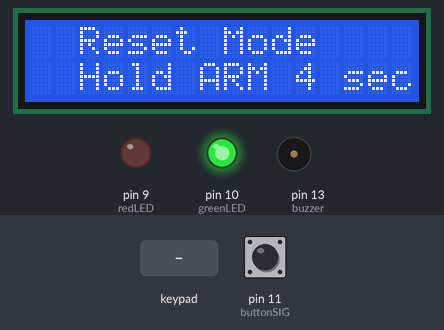
Simulated run of this sketch. Board: Arduino Uno, built with avr-gcc and run on an emulated ATmega328P. Shown: 16×2 character LCD, output pins drawn as LEDs (lit = HIGH), buzzer (waves = sounding). Inputs (shaded band) come from the test bench; at power-on: pin 11 (buttonSIG) HIGH. What the sketch prints to the serial monitor is not drawn.

Above: at 1.2 s.
1.3 s: pin 11 (buttonSIG) pulled LOW for 0.15 s
At 2.8 s:
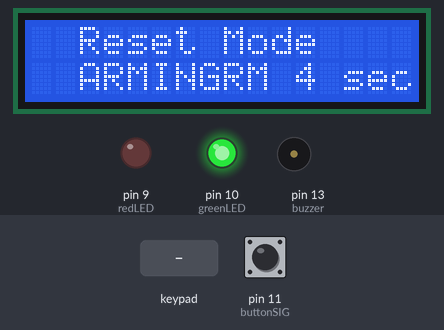
4.4 s: keypad keys 7 3 5 5 6 0 8 * pressed 0.4 s apart
At 8.9 s:
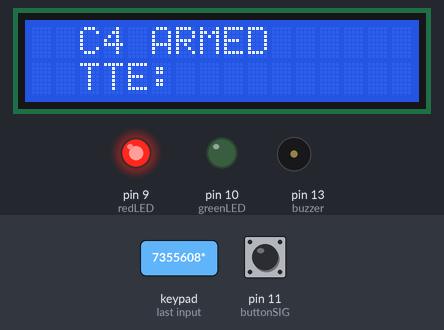
9.1 s: key '*' pressed
At 9.58 s:
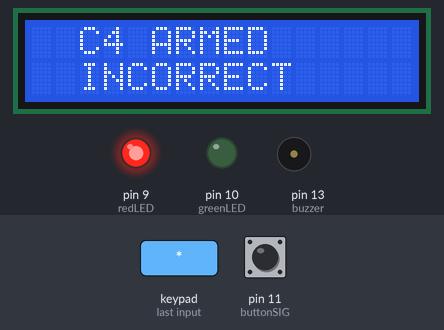
11.2 s: keypad keys 7 3 5 5 6 0 8 pressed 0.4 s apart
At 12.17 s:
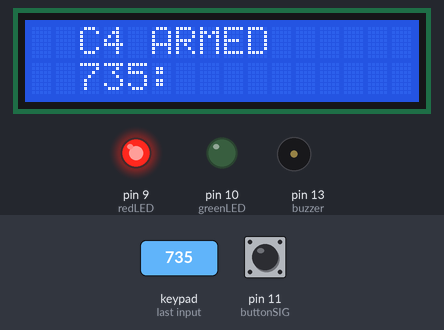
17.0 s: key '#' pressed
At 17.17 s:
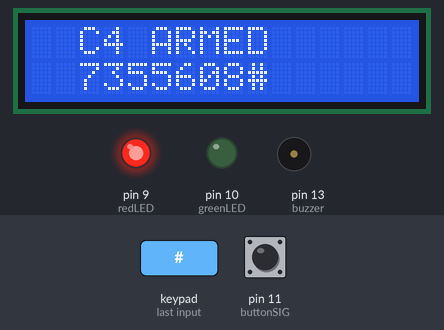
20.0 s: keypad keys 7 3 5 5 6 0 8 # pressed 0.4 s apart
At 22.98 s:
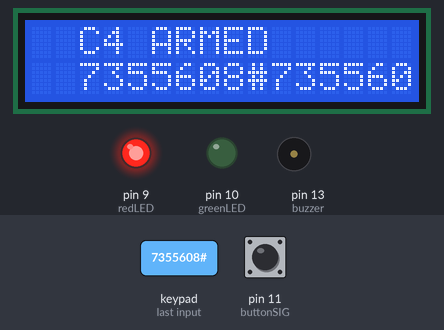
Timing chart, 0 to 24.5 s (numbered marks = the images above; inputs shaded):
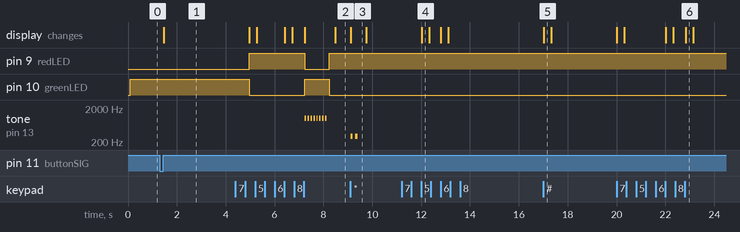

Measured:
- after the input at 1.3 s, the display: changes after 0.16 s (image 1)
- after the input at 4.4 s, tone on pin 13 (buzzer): alternates 1000 Hz for 0.06 s and silent for 0.06 s, 16 changes in all, then stays silent, starting after 2.8 s; the display: first changes after 0.57 s (image 2 shows a later state)
- after the input at 9.1 s, tone on pin 13 (buzzer): alternates 300 Hz for 0.10 s and silent for 0.10 s, 4 changes in all, then stays silent, starting at once; the display: changes at once (image 3)
- after the input at 11.2 s, the display: changes after 0.82 s (image 4)
- after the input at 17.0 s, the display: changes at once (image 5)
- after the input at 20.0 s, the display: first changes at once (image 6 shows a later state)
- what the display in image 3 shows lasts 0.7 s, from 9.1 s to 9.8 s

The sketch:

CSGO_Sculpture.ino
```cpp
/*
  CS:GO C4 Sculpture

  This working sculpture was developed for the Hungtown Airsoft battle that took place on 9/12/2020
  Author: Jacob Pawlak (call: W.D.Bird)
  Date: 09/11/2020

  The circuit:

*/

/******* INCLUDES  *******/

#include <Keypad.h>;
#include <Wire.h>;
#include <LiquidCrystal_I2C.h>


/******* CONSTANTS  *******/
// pins used: 2 3 4 5 6 7 8 9 10 11 12 A4(sda) A5(scl) 5v GND

//setting the number of rows and cols for the keypad
const byte keyRows = 4;
const byte keyCols = 3;
const byte lcdRows = 4;
const byte lcdCols = 16;

//making a keypad array to pass to the Keypad generator
char hexaKeys[keyRows][keyCols] = {
  {'1', '2', '3'},
  {'4', '5', '6'},
  {'7', '8', '9'},
  {'*', '0', '#'}
};

//making a byte array for the Keypad generator
byte rowPins[keyRows] = {8, 7, 6, 5};
byte colPins[keyCols] = {4, 3, 2};

//making the keypad
Keypad customKeypad = Keypad(makeKeymap(hexaKeys), rowPins, colPins, keyRows, keyCols);

//making the LCD screen
LiquidCrystal_I2C lcdScreen(0x27, lcdCols, lcdRows);


//setting pinNums for the lights, buzzer, and input pin
const int redLED = 9;
const int greenLED = 10;
const int buttonSIG = 11;
const int buzzer = 13;

//some useful vars for the loop and setup functions to use
bool armed = false;
int defaultRed = LOW;
int defaultGreen = HIGH;
int defaultButton = LOW;
String password = "7355608"; //change to 7355608 for authenticity
String userInput = ""; // empty string to init for the keypad input

//setting up some vars for the button holding (without dbounce because it doesnt matter here if i keep the arm lenght long enough
byte currSwitch, lastSwitch;
unsigned long timeStart;
unsigned long armedAt = 0;
bool bCheckingSwitch;
//these times are in milliseconds, so 3000 is 3 seconds
int armTime = 3500;
unsigned long bombTimer = 40000;


/******* SETUP ()  *******/


void setup() {

  //setting pins and serial output (for debugging)
  pinMode(redLED, OUTPUT);
  pinMode(greenLED, OUTPUT);
  pinMode(buttonSIG, INPUT_PULLUP);
  pinMode(buzzer, OUTPUT);
  Serial.begin(9600);

  //for the serial LCD
  Wire.begin();
  //setting up the screen
  lcdScreen.init();
  lcdScreen.backlight();
  lcdScreen.clear();
  lcdScreen.setCursor(2,0);
  lcdScreen.print("Reset Mode");
  lcdScreen.setCursor(2,1);
  lcdScreen.print("Hold ARM 4 sec");

  // set initial LED states
  digitalWrite(redLED, defaultRed);
  digitalWrite(greenLED, defaultGreen);
  Serial.println(password);

  //get the state of the button (should be low!)
  bCheckingSwitch = false;
  lastSwitch = digitalRead(buttonSIG);

}


/******* LOOP ()  *******/


void loop() {

    //read the state of the input button
    currSwitch = digitalRead( buttonSIG );
    //if we have a difference in state then we need to start count for the arming
    if( currSwitch != lastSwitch )
    {
        if( currSwitch == HIGH )
        {
            //start the counter for the button hold
            timeStart = millis();
            Serial.println("ARMING");
            lcdScreen.setCursor(2,2);
            lcdScreen.print("ARMING");
            bCheckingSwitch = true;
        }
        else
        {
            //at this point the switch has gone from pressed to depressed
            bCheckingSwitch = false;
            lcdScreen.clear();
            lcdScreen.setCursor(2,0);
            lcdScreen.print("Reset Mode");
            lcdScreen.setCursor(2,1);
            lcdScreen.print("Hold ARM 4 sec");
        }

        lastSwitch = currSwitch;
    }

    //if we are going to look for the counter
    if( bCheckingSwitch )
    {
        //if we have found the button to have been pressed for longer than the armTime, the bomb is armed
        if( (millis() - timeStart ) >= armTime ){
          //arm the bomb
          Serial.println("ARMED");
          lcdScreen.clear();
          lcdScreen.setCursor(2,0);
          lcdScreen.print("C4 ARMED");
          armed = true;
          //grab the time that the bomb was added
          armedAt = millis();
          //turn on the red light and turn off the green light
          digitalWrite(redLED, !defaultRed);
          digitalWrite(greenLED, !defaultGreen);
        }
    }

  //this is where the bomb will have gone over it's timer, and detonated.
  if(armedAt > 0){

    lcdScreen.setCursor(2,1);
    lcdScreen.print("TTE:" );

    //if we have reached the timer limit, time for the big boom
    if( (millis() - armedAt) >= bombTimer){
      //sound the buzzer to alert the players the bomb has gone off for
      // 10 seconds, then turn the buzzer off, switched to unarmed mode,
      // reset the password flip the lights back, and reset the armedAt time
      for(int i = 0; i < 15; i++){
        digitalWrite(redLED, !defaultRed);
        digitalWrite(greenLED, defaultGreen);
        delay(30);
        digitalWrite(redLED, defaultRed);
        digitalWrite(greenLED, !defaultGreen);
        delay(30);
        lcdScreen.clear();
        lcdScreen.setCursor(2,0);
        lcdScreen.print("Oh No...");
      }
      lcdScreen.clear();
      lcdScreen.setCursor(2,0);
      lcdScreen.print("Failed to defuse");
      lcdScreen.setCursor(2,1);
      lcdScreen.print("Bomb Detonated");
      tone(buzzer, 550);
      delay(10000);
      noTone(buzzer);
      delay(100);
      Serial.println("DETONATED");
      userInput = "";
      armed = !armed;
      digitalWrite(redLED, defaultRed);
      digitalWrite(greenLED, defaultGreen);
      armedAt = 0;
    }
  }

  //this is the section we are going to look for the keypad entry to match the password
  if(armed){
    //grab the keypad signal if it's there
    char customKey = customKeypad.getKey();
    //if we found a keypress
    if (customKey){
      //if it is any button other than the enter button (*) add it to the user entry string
      if(customKey != '*'){
        userInput += customKey;
        Serial.println(userInput);
        lcdScreen.setCursor(2,2);
        lcdScreen.print(userInput);
      }
      //if it's the * button, then we check for the password match
      else{
        //if we can match the password, great, disarm the bomb
        if(userInput == password){
          Serial.println("SOLVED");
          lcdScreen.clear();
          lcdScreen.setCursor(2,0);
          lcdScreen.print("Success! You");
          lcdScreen.setCursor(2,1);
          lcdScreen.print("Defused the bomb!");
          userInput = "";
          digitalWrite(redLED, defaultRed);
          digitalWrite(greenLED, defaultGreen);
          //congratulatory buzzer
          for(int i = 0; i < 8; i++){
            tone(buzzer, 1000);
            delay(60);
            noTone(buzzer);
            delay(60);
          }
          //disarm the bomb
          armed = !armed;
          armedAt = 0;
          lcdScreen.clear();
          lcdScreen.setCursor(2,0);
          lcdScreen.print("Reset Mode");
          lcdScreen.setCursor(2,1);
          lcdScreen.print("Hold ARM 4 sec");
        }
        //if we didnt get the match, clear the user entry and make a bad sounding beep
        else{
          Serial.println("INCORRECT");
          lcdScreen.setCursor(2,2);
          lcdScreen.print("INCORRECT");
          userInput = "";
          for(int i = 0; i < 2; i++){
            tone(buzzer, 300);
            delay(100);
            noTone(buzzer);
            delay(100);
          }
        }
      }
    }
  }
}
```
